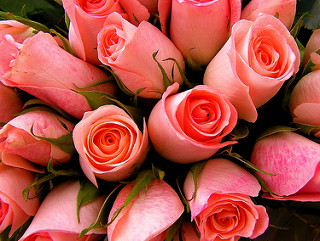
#> input picture Tutorial-1/Tutorial-1-sample.jpg, 320 x 241 px
$ jupyter execute --allow-errors Tutorial-1-Python-Solutions.ipynb
#> lines starting #> are read from the running program, lines starting #| are printed output that depends on the picture
1. Calculate how much money you would have if you compounded $100 at 10% for 8 years. (Use Python Operators and print the answer to the console).

[cell 1]
#@title Answer1
CP = 100 * ((1 + 0.1) ** 8)
print(CP)

2. Create a variable called “days”. Assign the value “7” to this variable. Try to execute the following code print (“There are ” + days + “ days in a week”). Rewrite the code to avoid the error.

[cell 2]
#@title Answer2
days = "7"
print("There are " + days + " days in a week")

3. Create a list with the following elements [“Tuesday”, “Wednesday”, “Thursday”, “Friday”, “Saturday”, “Sunday”, 42].
 Add the string ‘Someday’ into this list. Add the variable ‘days’ that you previously created into this list.
 Create a new variable called ‘sliced_list’, which only contain the first 8 elements of the first list.
  Delete the integer ‘42’ from the list. Change the string ‘Someday’ to ‘Monday’.

[cell 3]
#@title Answer3

elements = ["Tuesday", "Wednesday", "Thursday", "Friday", "Saturday", "Sunday", 42]
print("Elements = ", elements)
elements.append("Someday")
print("Elements after adding Someday", elements)
elements.append(days)
print("Elements after adding all days ", elements)
elements = elements[:8]
print("Sliced List = ", elements)
elements.remove(42)
print("Elements after removal of 42", elements)
index = elements.index("Someday")
elements[index] = "Monday"
print("Elements after replacing one element with other", elements)

4. Create a dictionary with the following key:value pairs. 'name':['john','mary','peter','jeff','bill','lisa','jose'],
'age':[23,78,22,19,45,33,20], 'gender':['M','F','M','M','M','F','M'],
'State':['california','dc','california','dc','california','texas','texas'],
 'num_children':[2,0,0,3,2,1,4]
 Add the following key:value pair to the dictionary. 'num_pets':[5,1,0,5,2,2,3]

[cell 4]
#@title Answer4
# Create a dictionary with the following key:value pairs.

dict_element = {
'name':['john','mary','peter','jeff','bill','lisa','jose'],
'age':[23,78,22,19,45,33,20],
'gender':['M','F','M','M','M','F','M'],
'State':['california','dc','california','dc','california','texas','texas'],
'num_children':[2,0,0,3,2,1,4]
       }

print("Original dictionary", dict_element)

dict_element['num_pets'] = [5, 1, 0, 5, 2, 2, 3]

print("Dictionary after adding new key", dict_element)

5. Import the pandas library as pd and the matplotlib.pylot library as plt. Convert the dictionary above to a dataframe.

[cell 5]
#@title Answer5

import pandas as pd
import matplotlib.pyplot as plt

dataframe = pd.DataFrame(dict_element)

dataframe.head()

6. Plot a scatterplot of ‘num_children’ against ‘num_pets’.

[cell 6]
#@title Answer6

dataframe.plot.scatter(x='num_children', y='num_pets')
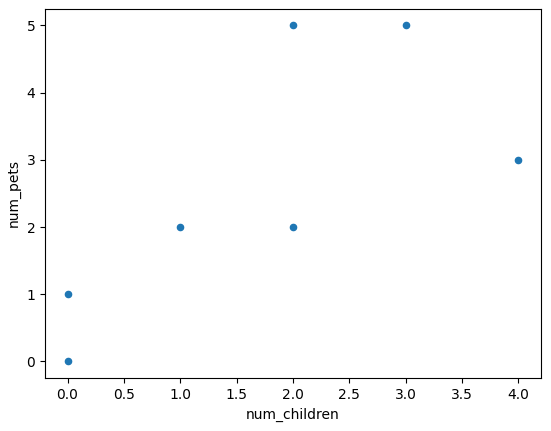
#> figure drawn by matplotlib, 1 panel

7. Plot a bar plot of ‘name’ against ‘age’.

[cell 7]
#@title Answer7

dataframe.plot.bar(x='name', y='age')
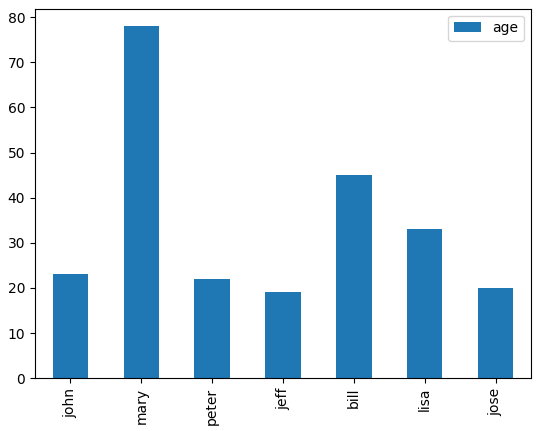
#> figure drawn by matplotlib, 1 panel; tallest bar 78 high, from x = 0.75 to 1.25

8. Create a list with the numbers 1 to 10.
 Write a program to loop through the numbers in the list and print “odd” if the number is odd and “even” if the number is even.

[cell 8]
#@title Answer8

list_nums = list(range(1, 10))

for num in list_nums:
  if num % 2 == 0:
    print("Num ", num, " is even")
  else:
    print("Num ", num, " is odd")

1. Create a 1-D NumPy array ‘A’, from list [5 8 10 5 4 3 2 1], check its parameters (ndim, shape, itemsize, dtype)
2. Create a 2-D NumPy array ‘B’. Check its parameters B = [[ True False] [False True]]
3. Create a 1-D NumPy array ‘C’ of size 1 * 4, consisting of all ones i.e. C = [1. 1. 1. 1.]
4. Create a 2-D NumPy array, ‘D’ of size 4 * 5, consisting of number from 1,2,3,4….20 D = [[ 0 1 2 3 4] [ 5 6 7 8 9] [10 11 12 13 14] [15 16 17 18 19]]
5. Add array ‘C’ to array ‘D’. (You will be doing broadcasting!!)

[cell 9]
import numpy as np
A = np.array([5, 8, 10, 5, 4, 3, 2, 1])
print("Numpy array ", A)
print("ndim of numpy array ", A.ndim)
print("shape of numpy array ", A.shape)
print("itemsize =", A.itemsize)
print("dtype = ", A.dtype)

B = np.array([[True, False], [True, False]])
print("ndim of numpy array ", B.ndim)
print("shape of numpy array ", B.shape)
print("itemsize =", B.itemsize)
print("dtype = ", B.dtype)


C = np.ones((4, 1))
print("\nNumpy array created = ", C)

D = np.arange(0,20).reshape(4, 5)
print("\n Array D \n", D, "\n")

print(C + D)

6. 	Transpose the 2-D array ‘D’

7. 	From array ‘D’ use NumPy 2-D slicing to extract below slice

        [[ 0  2  4]
         [10 12 14]]

8. 	From array ‘D’ extract the corner elements using NumPy Indexing

        [[ 0  4]
         [15 19]]
9.	Modify the ‘D’ array to make center elements 0 i.e.

             D = [[ 0  1  2  3  4]
                  [ 5  0  0  0  9]
                  [10  0  0  0  14]
                  [15 16 17 18 19]]

10.	Initialize a 5 * 4 numpy array ‘E’ with random numbers. Now find the maximum number in all columns and its position. Find the mean and std of the matrix. Now multiply the matrix ‘E’ and matrix ‘D’.

[cell 10]
print("Transpose of D", D.T)

slice_ex = D[0:5:2, 0:5:2]
print("\n 2-D slice of numpy array is \n", slice_ex)

corner_ele = D[[[0, 0], [3, 3]],[[0, 4], [0,4]]]
print("Corner elements = ", corner_ele)

D[1:3, 1:4] = 0
print("\n D after making center elements 0 \n", D)

E = np.random.randn(20).reshape(5, 4)
print("\n New array E  is \n", E)

print("\nMaximum number in all columns of E is \n", np.max(E, 0))

print("\nMean of matrix = ", np.mean(E))

print("\nStd of matrix = ", np.std(E))

print("\nAfter multiplying E with D \n ", np.matmul(E, D))

11.	Load an image (Tutorial-2-sample.jpg provided) into numpy array. Commands to load an image to numpy array is ‘import cv2; img = cv2.imread(' Tutorial-2-sample.jpg')’. Now extract a 100*100 matrix from the image and show it with matplotlib. Command to show an image:‘from matplotlib import pyplot as plt; plt.imshow(img)’

[cell 11]
import cv2
import matplotlib.pyplot as plt
img = cv2.imread("Tutorial-1-sample.jpg")
#> img is the input picture: shape (241, 320, 3); mean B, G, R 71.3, 80.2, 173.6
img = cv2.cvtColor(img, cv2.COLOR_BGR2RGB)
print("Shape of img", img.shape)
#| Shape of img (241, 320, 3)
plt.imshow(img)
plt.show()
#img[:, :, 2]

[cell 12]
import matplotlib.pyplot as plt
plt.imshow(img[:100, :100])
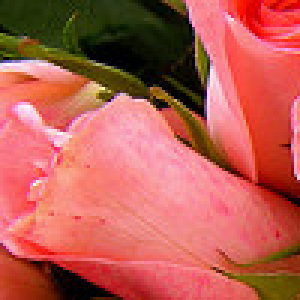
#> shown: shape (100, 100, 3) (shown 3 times larger); mean R, G, B 186.5, 93.4, 82.9
